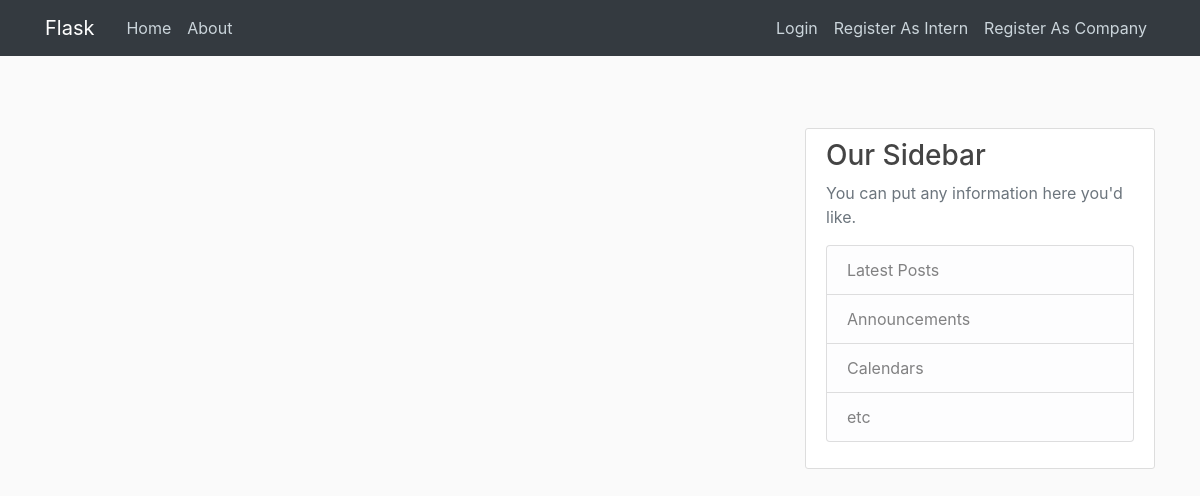
The app's page /home, older data.
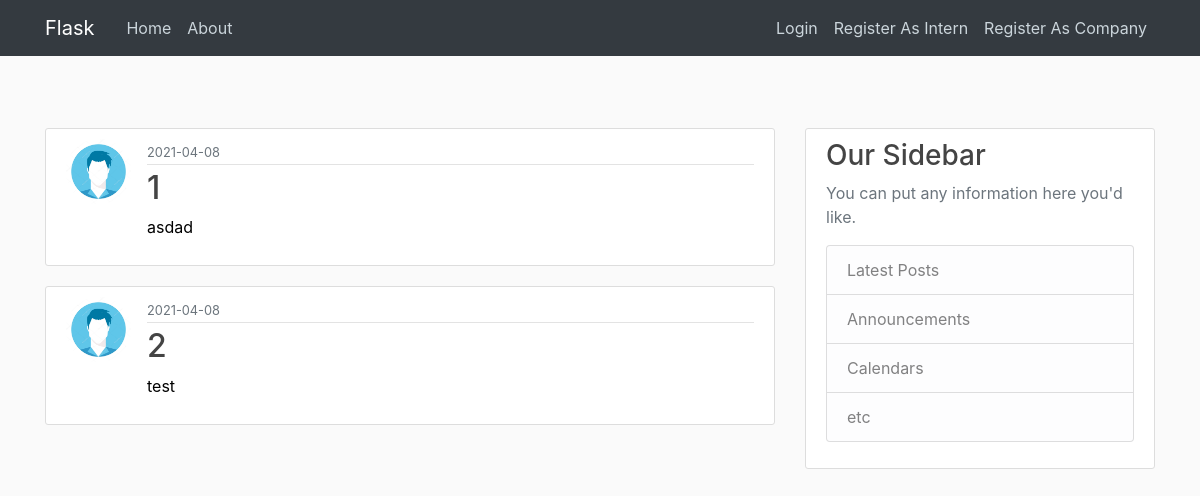
The same page, newer data.
### interNect/models.py (models this page shows, shortened)
class Post(db.Model):
    id= db.Column(db.Integer,primary_key=True)
    title=db.Column(db.String,nullable=False)
    date_posted= db.Column(db.DateTime, nullable=False, default =datetime.utcnow)
    content= db.Column(db.Text, nullable=False)
    company_id= db.Column(db.Integer, db.ForeignKey('company.id'),nullable=False)

class Company(db.Model,UserMixin):
    id= db.Column(db.Integer, primary_key=True)
    company_name = db.Column(db.String,unique=True, nullable=False )
    email = db.Column(db.String, unique=True, nullable=False)
    profile_img = db.Column(db.String, default='company.jpg',unique=False)
    password = db.Column(db.String(60),nullable=False)
    street_address= db.Column(db.String)
    phone_number=db.Column(db.String)
    category = db.Column(db.String)
    description= db.Column(db.Text)
    postal_code = db.Column(db.String)
    posts = db.relationship('Post',backref='author',lazy=True)

### interNect/main/routes.py (the view)
@main.route("/")
@main.route("/home")
def home():
    posts = Post.query.all()
    return render_template('home.html',posts=posts)

### interNect/templates/home.html (shortened to what this page needs)
{%extends 'layout.html'%}
    {%block content%}
 {% for post in posts %}
        <article class="media content-section">
          <img class="rounded-circle article-img" src="{{ url_for('static', filename='profile_pics/' + post.author.profile_img) }}">
          <div class="media-body">
            <div class="article-metadata">
              <small class="text-muted">{{ post.date_posted.strftime('%Y-%m-%d') }}</small>
            </div>
            <h2><a class="article-title" href="#">{{ post.title }}</a></h2>
            <p class="article-content">{{ post.content }}</p>
          </div>
        </article>
    {% endfor %}
{%endblock content%}

Row changes from the older to the newer data that the page shows:
added Post: profile_img (picture), date_posted "2021-04-08", title "1", content "asdad"
added Post: profile_img (picture), date_posted "2021-04-08", title "2", content "test"
